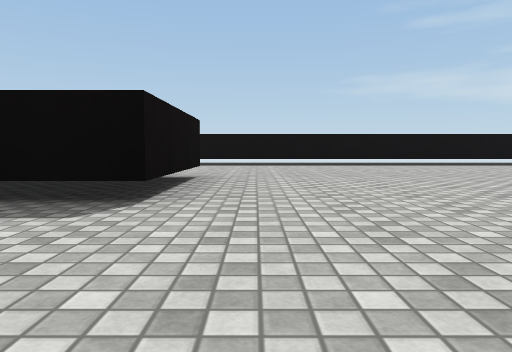
View 1 (above)

24 first-person views from a walk through a scene from a Unity 3-D project. The camera is 0.29 m above the floor, tilts 4° down and sees 70° across. The floor is counted in squares, 1 m on a side. Each view is taken from the middle of a square. On the plan, view 1 faces up. The plan holds only what a view shows up to about 9 squares ahead; the rest is blank. The player character is not drawn. Surface patterns are stand-ins for the level's own textures.

View 2
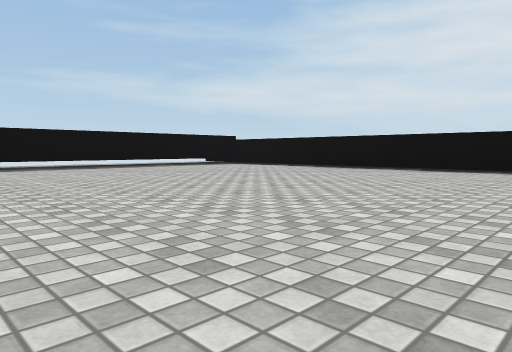

View 3
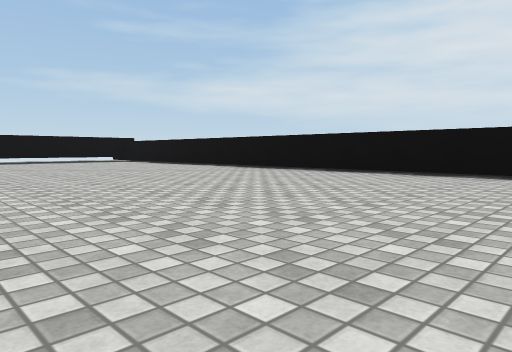

View 4
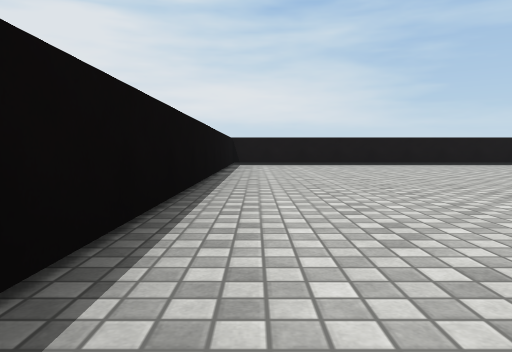

View 5
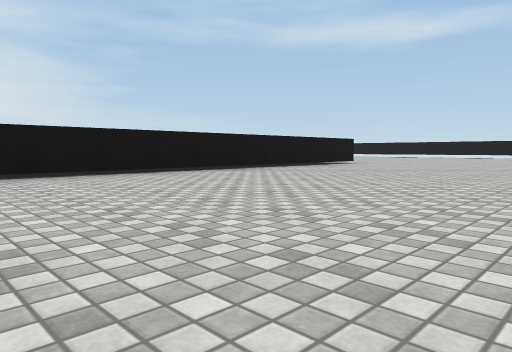

View 6
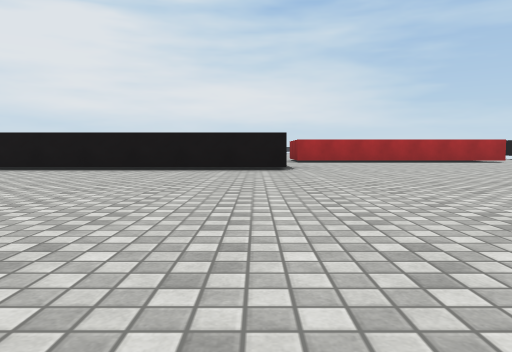

View 7
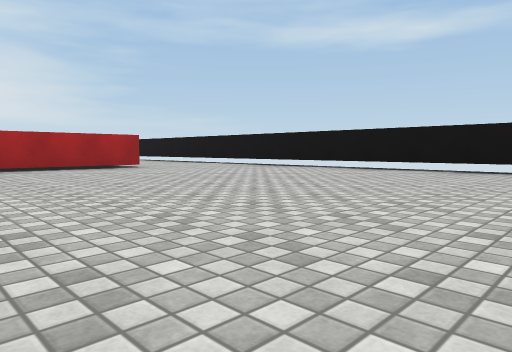

View 8
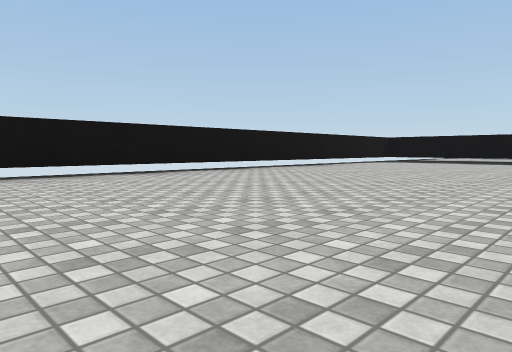

View 9
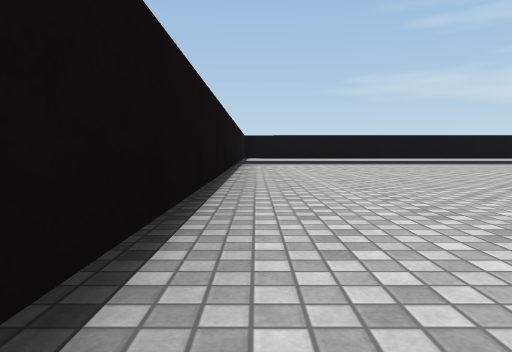

View 10
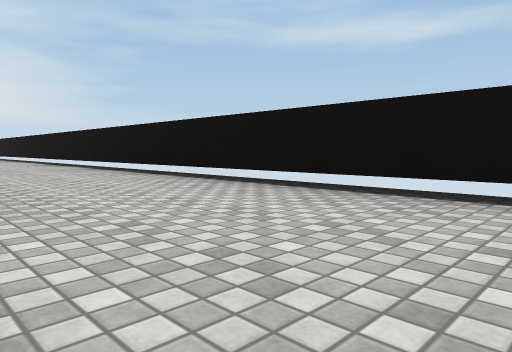

View 11
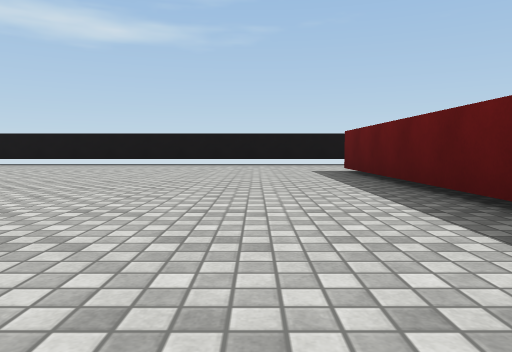

View 12
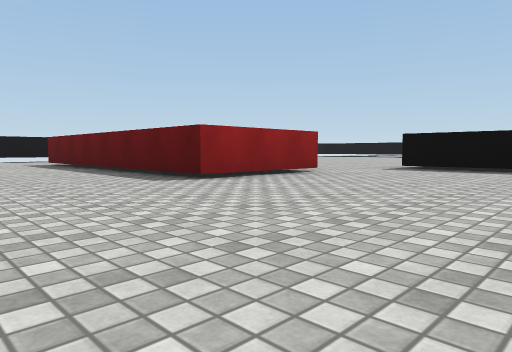

View 13
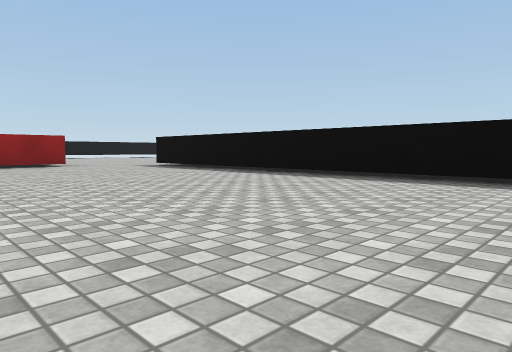

View 14
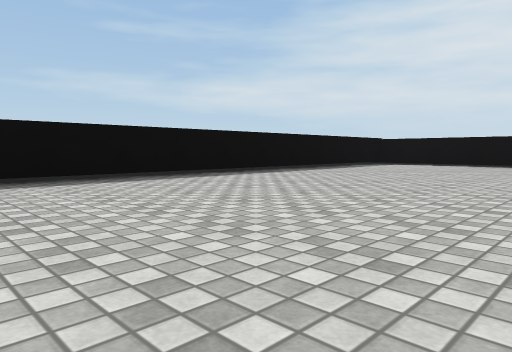

View 15
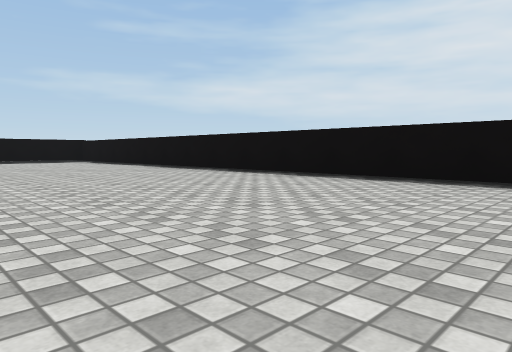

View 16
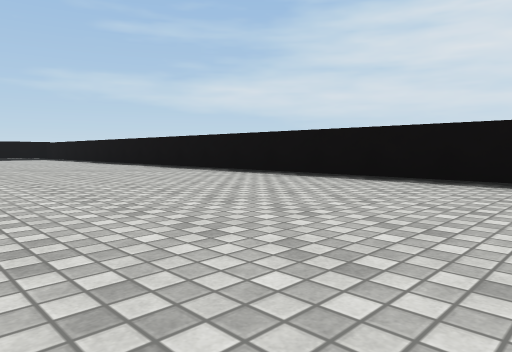

View 17
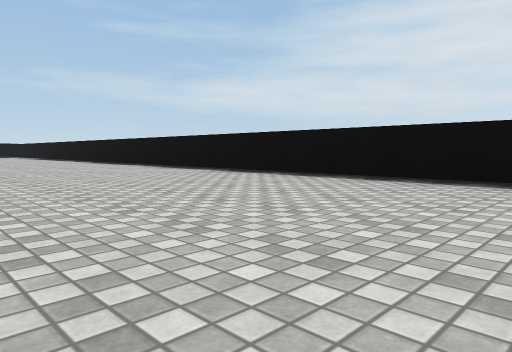

View 18
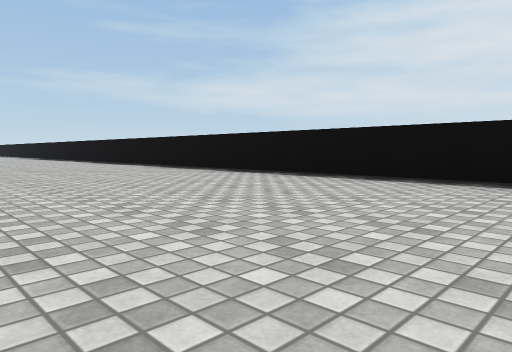

View 19
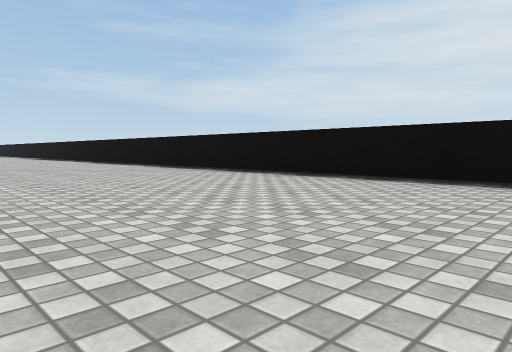

View 20
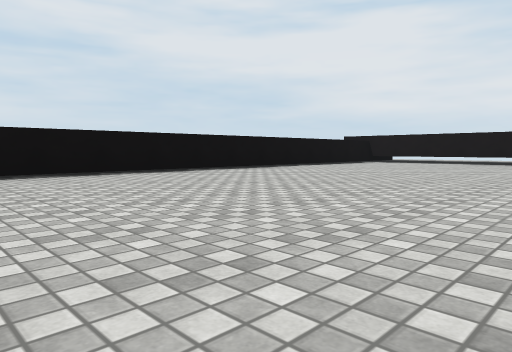

View 21
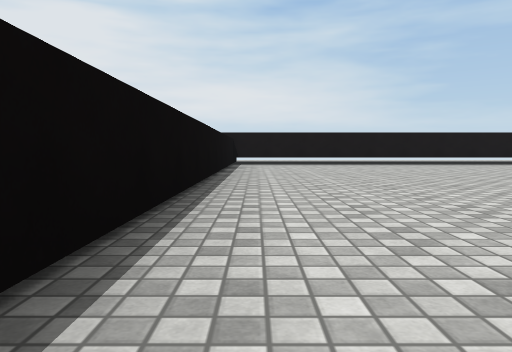

View 22
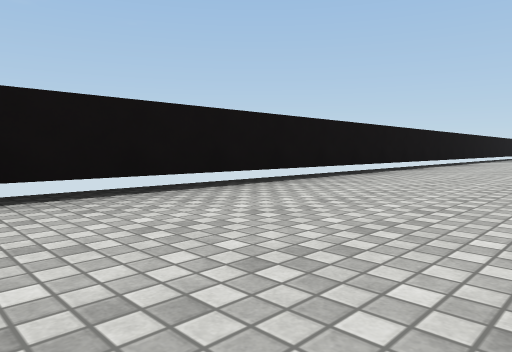

View 23
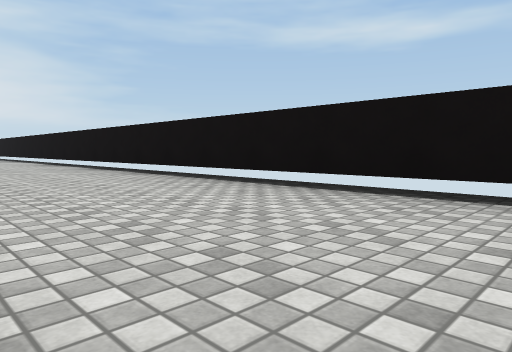

View 24
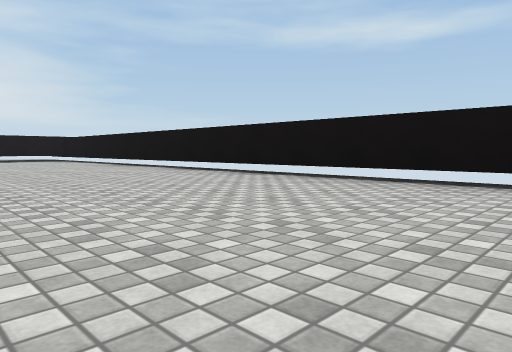

### Floor plan
Points are (right, up) in squares from view 1. A wall is a line through its corners. A room is listed if a view was taken in it or the views show most of it. See-through windows are left out.
Room 1 (views 1, 2, 3, 4, 5, 6, 7, 8, 9, 10)
walls: (-5.4, 2) (-11.2, 2); (-0.6, 4) (-0.6, 2) (-1.5, 2); (-3.5, -5.3) (6.5, -5.3) (6.5, 8.1); (-11.2, 1.8) (-11.2, -10.4); (-9, -8.8) (-4, -8.8); (6.5, 7.4) (-1.1, 7.4)
ways out: opening at (-10.5, -9.5) to room 2; opening at (-4, -8) to room 2
Room 2 (views 11, 12, 13, 14, 15, 16, 17, 18, 19, 20, 21, 22, 23, 24)
walls: (-4, -8.8) (-4, -10.8) (-9, -10.8); (0.8, -37.5) (6.5, -37.5) (6.5, -7.3) (-3.5, -7.3); (-11.2, -10.4) (-11.2, -36.5); (-10.4, -37.5) (-9.8, -37.5)
ways out: opening at (-10.5, -9.5) to room 1; opening at (-4, -8) to room 1

Where each view was taken, in squares from view 1:
view 1: 0 up, 0 right, facing up
view 2: 1 up, 1 right, facing up-right
view 3: 2 down, 2 right, facing up-right
view 4: 2 up, 6 right, facing down
view 5: 1 down, 4 right, facing down-left
view 6: 0 up, 3 left, facing down
view 7: 3 down, 6 left, facing down-left
view 8: 7 down, 7 left, facing up-left
view 9: 6 down, 11 left, facing up
view 10: 7 down, 9 left, facing down-left
view 11: 12 down, 4 left, facing left
view 12: 13 down, 1 left, facing up-left
view 13: 11 down, 3 right, facing up-left
view 14: 11 down, 1 left, facing up-right
view 15: 17 down, 3 right, facing up-right
view 16: 20 down, 3 right, facing up-right
view 17: 24 down, 3 right, facing up-right
view 18: 29 down, 3 right, facing up-right
view 19: 34 down, 3 right, facing up-right
view 20: 29 down, 2 right, facing down-right
view 21: 30 down, 6 right, facing down
view 22: 23 down, 9 left, facing up-left
view 23: 21 down, 9 left, facing down-left
view 24: 27 down, 8 left, facing down-left
